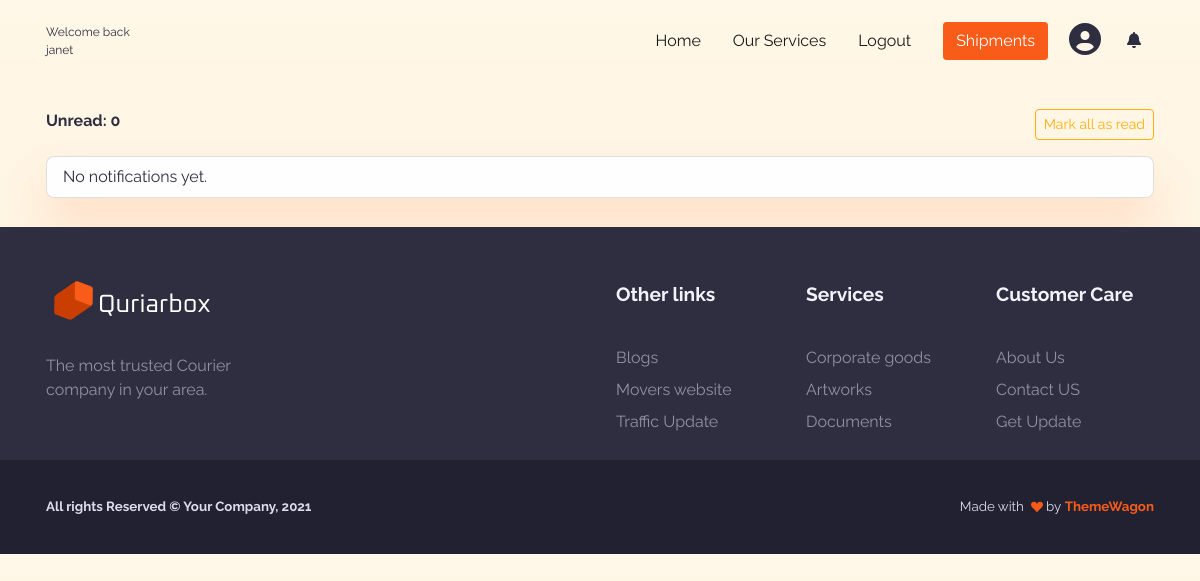
The page /notifications/ (signed in) on the database as committed earlier.
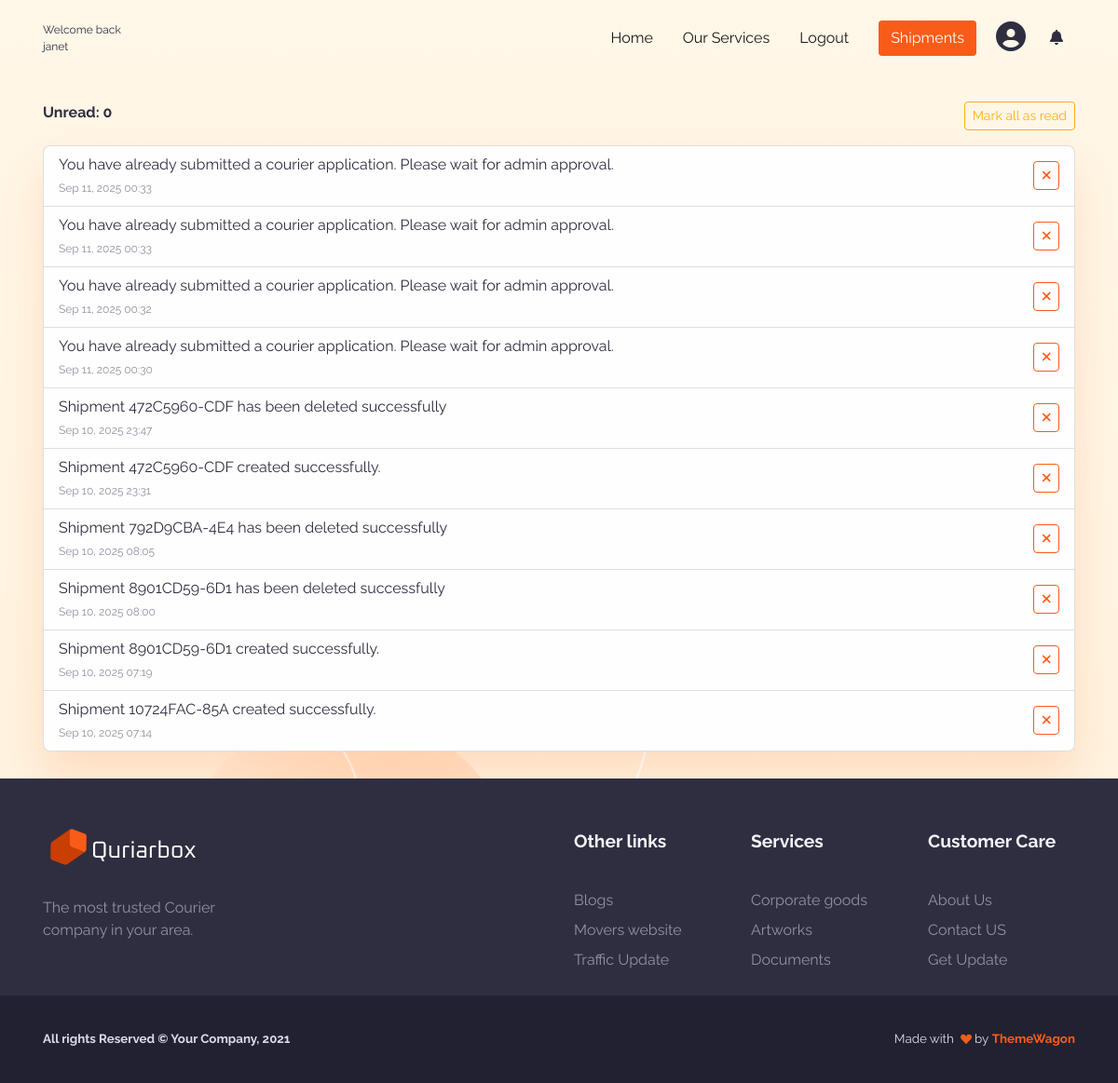
The same page on the database as committed later.
### notifications/models.py (models this page shows, shortened)
class Notification(models.Model):
    recipient = models.ForeignKey(User,on_delete=models.CASCADE,related_name="notifications")
    message = models.TextField()
    link = models.URLField(blank=True, null=True)
    is_read = models.BooleanField(default=False)
    created_at = models.DateTimeField(auto_now_add=True)
    class Meta:
        ordering = ["-created_at"]

### notifications/views.py (the view)
# urls.py: path("", NotificationListView.as_view(), name="list"),
class NotificationListView(LoginRequiredMixin, ListView):
    login_url= "users:login"
    model = Notification
    template_name = "notifications/list.html"
    context_object_name = "notifications"
    paginate_by = 25
    def get_queryset(self):
        qs = Notification.objects.filter(recipient=self.request.user).order_by("-created_at")
        return qs
    def get_context_data(self, **kwargs):
        context = super().get_context_data(**kwargs)
        context["unread_count"] = Notification.objects.filter(recipient=self.request.user, is_read=False).count()
        return context

### notifications/context_processor.py (called while the page is built)
def notifications_count(request):
    if not request.user.is_authenticated:
        return {}
    unread_count = Notification.objects.filter(recipient=request.user,is_read=False).count()
    recent = Notification.objects.filter(recipient=request.user)[:6]
    return {
        "unread_notification_count": unread_count,
        "recent_notifications": recent}

### notifications/templates/notifications/list.html (shortened to what this page needs)
{% extends "base.html" %}
{% load static %}
{% block content %}
<div class="container py-4">
  <div class="d-flex justify-content-between mb-3 mt-7">
    <span class="fw-bold">Unread: {{ unread_count }}</span>
    <form method="post" action="{% url 'notifications:mark_all_read' %}">
      <button class="btn btn-sm btn-outline-warning">Mark all as read</button>
    </form>
  </div>
  <ul class="list-group shadow-sm">
    {% for n in notifications %}
      <li class="list-group-item d-flex justify-content-between align-items-center
          {% if not n.is_read %}list-group-item-warning{% endif %}">
        <div class="me-3">
          <div class="{% if not n.is_read %}fw-bold{% endif %}">
            {{ n.message }}
          </div>
          <small class="text-muted">{{ n.created_at|date:"M d, Y H:i" }}</small>
        </div>
        <div class="d-flex">
          <a href="{% url 'notifications:delete' n.id %}"
             class="btn btn-sm btn-outline-danger" title="Delete">
            <i class="fas fa-times"></i>
          </a>
        </div>
      </li>
    {% empty %}
      <li class="list-group-item">No notifications yet.</li>
    {% endfor %}
  </ul>
</div>
{% endblock %}

Rows that differ between the two databases and show on the page:
added Notification: message "You have already submitted a courier application. Please wait for admin approval.", created_at "Sep 11, 2025 00:33"
added Notification: message "You have already submitted a courier application. Please wait for admin approval.", created_at "Sep 11, 2025 00:33"
added Notification: message "You have already submitted a courier application. Please wait for admin approval.", created_at "Sep 11, 2025 00:32"
added Notification: message "You have already submitted a courier application. Please wait for admin approval.", created_at "Sep 11, 2025 00:30"
added Notification: message "Shipment 472C5960-CDF has been deleted successfully", created_at "Sep 10, 2025 23:47"
added Notification: message "Shipment 472C5960-CDF created successfully.", created_at "Sep 10, 2025 23:31"
added Notification: message "Shipment 792D9CBA-4E4 has been deleted successfully", created_at "Sep 10, 2025 08:05"
added Notification: message "Shipment 8901CD59-6D1 has been deleted successfully", created_at "Sep 10, 2025 08:00"
added Notification: message "Shipment 8901CD59-6D1 created successfully.", created_at "Sep 10, 2025 07:19"
added Notification: message "Shipment 10724FAC-85A created successfully.", created_at "Sep 10, 2025 07:14"
Other text that changed with them:
text no longer shown: "No notifications yet."
